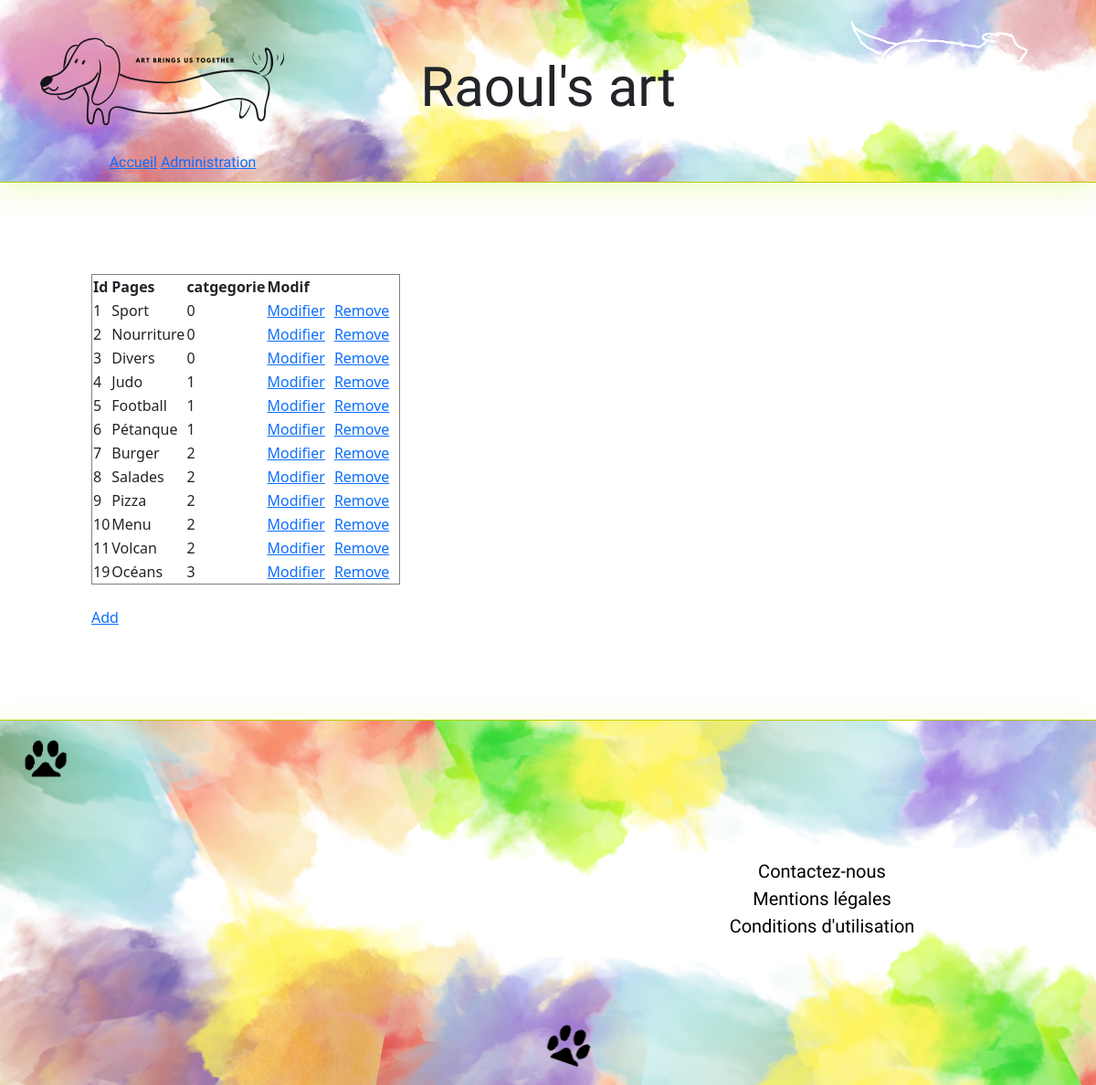
The app's page /pages/administration.php with its own data.
### tables this page shows
CREATE TABLE IF NOT EXISTS `menu` (
  `id` int NOT NULL AUTO_INCREMENT,
  `nom` varchar(128) NOT NULL,
  `categorie_id` int NOT NULL,
  PRIMARY KEY (`id`)
);

### classes/classSQL.php (called while the page is built, shortened)
<?php
class SQL{
    public static function connexionBDD(){
        $host = '127.0.0.1';
        $db = 'raoulactu';
        $user = 'root';
        $pass = '';
        $port = 3306;
        $charset = 'utf8mb4' ;
        $dsn = "mysql:host=$host;dbname=$db;charset=$charset;port=$port";
        $pdo = new PDO($dsn,$user,$pass);
        return $pdo;
    }
    public static function afficher($sql){
        $pdo = SQL::connexionBDD();
        $temp = $pdo->prepare($sql);
        $temp->execute();
        return $temp->fetchAll(PDO::FETCH_ASSOC);
    }
}
?>

### classes/classMenu.php (called while the page is built, shortened)
<?php
require_once 'classSQL.php';
class Menu extends SQL{
    public $id;
    public $nom;
    public $categorie_id;
    public function __construct(array $values){
        $this->id = $values['id'];
        $this->nom = $values['nom'];
        $this->categorie_id = $values['categorie_id'];
    }
    public function getId():int
    {
        return $this->id;
    }
    public function getNom():string
    {
        return $this->nom;
    }
    public function getCategorieId()
    {
        return $this->categorie_id;
    }
    public static function getMenu():array{
        $sql = "SELECT * FROM menu ORDER BY id";
        return SQL::afficher($sql);
    }
}
?>

### pages/administration.php (the view, shortened to what this page needs)
<?php
require_once('classSQL.php');
?>
<!doctype html>
<html lang="en">
    <head>
        <link
            href="https://cdn.jsdelivr.net/npm/bootstrap@5.3.2/dist/css/bootstrap.min.css"
            rel="stylesheet"
        />
        <link rel="stylesheet" href="css/style.css">
    </head>
    <body>
        <header>
            <?php
            include("includes/header.php");
            ?>
        </header>
        <main>
            <div class="tab-admin">
                <table border="1px">
                <tr><th>Id</th><th>Pages</th><th>catgegorie</th><th>Modif</th></tr>
                <?php
                    $resultats = Menu::getMenu();
                    for ($i=0;$i < count($resultats);$i++) {
                        $menu = new Menu($resultats[$i]);
                ?>
                    <tr><td><?= $menu->getId() ?></td><td><?= $menu->getNom() ?></td><td><?= $menu->getCategorieId() ?></td><td><a href="modif.php?id=<?=$menu->getId()?>&nom=<?=$menu->getNom()?>&categorie_id=<?=$menu->getCategorieId()?>">Modifier</a><a href="suppr.php?id=<?= $menu->getId() ?>">Remove</a></td></tr>
                <?php
                    }
                ?>
                </table>
                <br />
                <a href="ajout.php">Add</a>
            </div>
        </main>
        <footer>
            <?php
            include("includes/footer.php");
            ?>
        </footer>
    </body>
</html>

### css/style.css (style rules this page uses)
body { margin: 0; }
.tab-admin { padding: 100px; }
.tab-admin a { margin-right: 10px; }

### records on screen
menu: id "1", nom "Sport", categorie "0"
menu: id "2", nom "Nourriture", categorie "0"
menu: id "3", nom "Divers", categorie "0"
menu: id "4", nom "Judo", categorie "1"
menu: id "5", nom "Football", categorie "1"
menu: id "6", nom "Pétanque", categorie "1"
menu: id "7", nom "Burger", categorie "2"
menu: id "8", nom "Salades", categorie "2"
menu: id "9", nom "Pizza", categorie "2"
menu: id "10", nom "Menu", categorie "2"
menu: id "11", nom "Volcan", categorie "2"
menu: id "19", nom "Océans", categorie "3"
